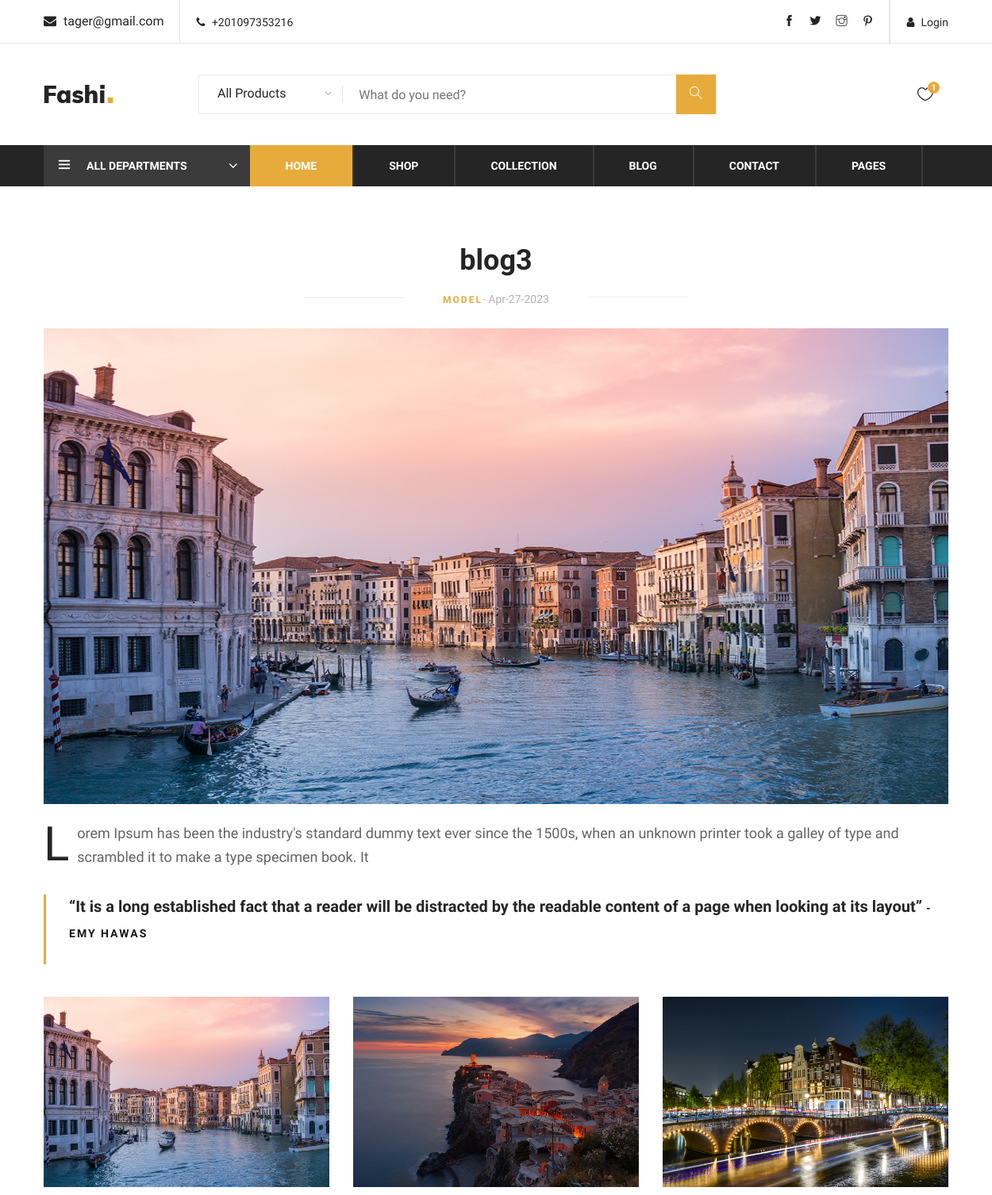
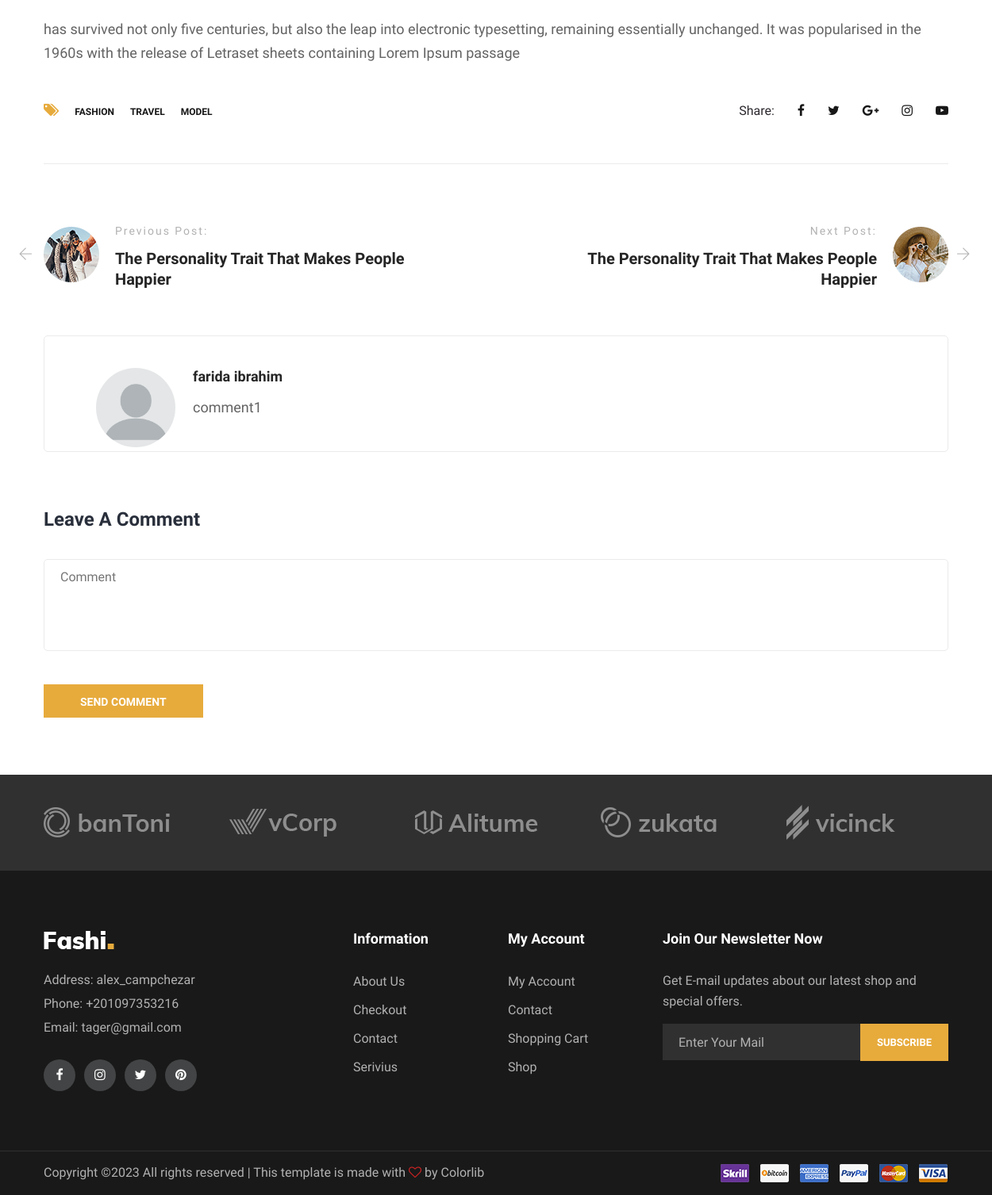
/blog-details.php?id=12, run on the app's committed database (2 pictures, top to bottom).
### tables this page shows
CREATE TABLE `category_blog` (
  `id` int(11) NOT NULL,
  `cb_name` varchar(50) NOT NULL
);

CREATE TABLE `side_info` (
  `id` int(11) NOT NULL,
  `site_name` varchar(50) NOT NULL,
  `site_image` text NOT NULL,
  `site_address` varchar(50) NOT NULL,
  `site_location` text NOT NULL,
  `site_phone` varchar(30) NOT NULL,
  `site_email` varchar(50) NOT NULL,
  `site_facebook` varchar(50) NOT NULL,
  `site_twitter` varchar(50) NOT NULL,
  `site_pinterest` varchar(50) NOT NULL,
  `site_instagram` varchar(50) NOT NULL
);

CREATE TABLE `blog` (
  `id` int(11) NOT NULL,
  `title` varchar(100) NOT NULL,
  `detalis` text NOT NULL,
  `images` text NOT NULL,
  `quote` text DEFAULT NULL,
  `author` varchar(200) DEFAULT NULL,
  `date` date NOT NULL DEFAULT current_timestamp(),
  `category_blog_id` int(11) NOT NULL
);

CREATE TABLE `comments` (
  `id` int(11) NOT NULL,
  `comment` text NOT NULL,
  `blog_id` int(11) NOT NULL,
  `user_id` int(11) NOT NULL,
  `created_at` timestamp NOT NULL DEFAULT current_timestamp() ON UPDATE current_timestamp()
);

CREATE TABLE `users` (
  `id` int(11) NOT NULL,
  `first_name` varchar(50) NOT NULL,
  `last_name` varchar(50) NOT NULL,
  `email` varchar(50) NOT NULL,
  `password` text NOT NULL,
  `image` varchar(255) DEFAULT NULL
);

### blog-details.php (the view, shortened to what the rows shown need)
<?php include('design_website/header.php');
  $id= $_GET['id'];
  $select_blog_row = "SELECT * FROM blog WHERE id =$id";
  $rsl_blog_row = $conn->query($select_blog_row);
  $blog_row=$rsl_blog_row ->fetch_assoc();
    $date = date_create($blog_row['date']);
    $date = date_format($date,"M-d-Y");
  $select_blog_cate = "SELECT id , cb_name FROM category_blog";
  $rsl_blog_cate = $conn->query($select_blog_cate);
  foreach($rsl_blog_cate  as $row_blog_cate){
  if($blog_row['category_blog_id'] == $row_blog_cate['id']){
?>
    <header class="header-section">
      <?php include('design_website/header_top.php');?>
      <?php include('design_website/navbar.php');?>
    </header>
    <section class="blog-details spad">
        <div class="container">
            <div class="row">
                <div class="col-lg-12">
                    <div class="blog-details-inner">
                        <div class="blog-detail-title">
                            <h2><?=$blog_row['title']?></h2>
                            <p><?=$row_blog_cate['cb_name']?><span>- <?=$date?></span></p>
                        </div>
<?php
    }
 }
?>
                        <div class="blog-quote">
                            <p>“<?=$blog_row['quote']?>” <span>- <?=$blog_row['author']?></span></p>
                        </div>
                        <div class="tag-share">
                            <div class="details-tag">
                                <ul>
                                    <li><i class="fa fa-tags"></i></li>
<?php
 $select_blog_cates = "SELECT id , cb_name FROM category_blog";
  $rsl_blog_cates = $conn->query($select_blog_cates);
  foreach($rsl_blog_cates  as $row_blog_cates){
?>
                                    <li><?=$row_blog_cates['cb_name']?></li>
<?php
}
?>
                                </ul>
                            </div>
                        </div>
                    <div id="add_comment" >
<?php
$select_comments = "SELECT * FROM comments WHERE blog_id = $id ORDER BY id DESC LIMIT 5";
$rsl_comments = $conn->query($select_comments);
foreach($rsl_comments  as $row_comment){
    $user_id = $row_comment['user_id'];
    $select_user = "SELECT first_name,last_name,image FROM users WHERE id = $user_id";
    $rsl_user = $conn->query($select_user );
    $user_row = $rsl_user->fetch_assoc();
?>
                        <div class="posted-by " style="margin-bottom: 1rem;">
                            <div class="pb-pic">
                                <?php
                                if($user_row['image'] == null){
                                ?>
                                <img src="images/users/profile-picture.png" alt="" width="100rem" style="border-radius: 50%;">
                                <?php }else{ ?>
                                <img src="<?=$user_row['image']?>" alt="">
                                <?php } ?>
                            </div>
                            <div class="pb-text">
                                <a href="#">
                                    <h5><?=$user_row['first_name']." ".$user_row['last_name']?></h5>
                                </a>
                                <p><?=$row_comment['comment']?></p>
                            </div>
                        </div>
<?php } ?>
                        </div>
                    </div>
                </div>
            </div>
        </div>
    </section>
    <?php include('design_website/footer.php');?>

### design_website/header_top.php (shortened to what the rows shown need)
<?php
$select_info="SELECT * FROM side_info";
$rslt_info=$conn->query($select_info);
$row_info=$rslt_info->fetch_assoc();
?>
<div class="header-top">
                <div class="container">
                <div class="<?php if(isset($_SESSION['user_web'])) echo 'ht-right';?>">
                <div class="ht-left">
                    <div class="mail-service">
                        <i class=" fa fa-envelope"></i>
                       <?=$row_info['site_email'];?>
                    </div>
                    <div class="phone-service">
                        <i class=" fa fa-phone"></i>
                        <?=$row_info['site_phone'];?>
                    </div>
                </div>
                <div class="ht-right">
                   <?php if (isset($_SESSION['user_web'])){?>
                   <a href="design_functions/logout.php" class="login-panel" >Logout</a>
                   <?php } else{?>
                   <a href="login.php" class="login-panel"><i class="fa fa-user"></i>Login</a>
                   <?php }?>
                    <div class="top-social">
                        <a href="<?=$row_info['site_facebook'];?>"><i class="ti-facebook"></i></a>
                        <a href="<?=$row_info['site_twitter'];?>"><i class="ti-twitter-alt"></i></a>
                        <a href="<?=$row_info['site_instagram'];?>"><i class="ti-instagram"></i></a>
                        <a href="<?=$row_info['site_pinterest'];?>"><i class="ti-pinterest"></i></a>
                    </div>
                </div>
                </div>
            </div>
        </div>
        <div class="container">
            <div class="inner-header">
                <div class="row">
                    <div class="col-lg-2 col-md-2">
                        <div class="logo">
                            <a href="./index.php">
                                <img src="img/logo.png" alt="">
                            </a>
                        </div>
                    </div>
                    <div class="col-lg-7 col-md-7"  >
                        <div class="advanced-search"  style="position: relative;">
                            <button type="button" class="category-btn">All Products &nbsp;&nbsp;  </button>
                            <div class="input-group">
                                <input type="text" placeholder="What do you need?" class="search_product">
                                <button type="button"><i class="ti-search"></i></button>
                            </div>
                        </div>
                        <div class="rslt_serch p-3 px-4 " style="z-index:33; position:absolute; top:55px ; left:35px; width:89%; " >
                        </div>
                    </div>
                    <div class="col-lg-3 text-right col-md-3">
                        <ul class="nav-right" style="display:<?=$display_none?>;"  >
                            <li class="heart-icon">
                                <a href="#">
                                    <i class="icon_heart_alt"></i>
                                    <span>1</span>
                                </a>
                            </li>
                        </ul>
                    </div>
                </div>
            </div>
        </div>

### design_website/navbar.php (shortened to what the rows shown need)
<div class="nav-item">
            <div class="container ">
                <div class="nav-depart">
                    <div class="depart-btn">
                        <i class="ti-menu"></i>
                        <span>All departments</span>
                    </div>
                </div>
                <nav class="nav-menu mobile-menu">
                    <ul>
                        <li class="active"><a href="./index.php">Home</a></li>
                        <li><a href="shop.php">Shop</a></li>
                        <li><a href="#">Collection</a>
                        </li>
                        <li><a href="blog.php">Blog</a></li>
                        <li><a href="contact.php">Contact</a></li>
                        <li><a href="#">Pages</a>
                        </li>
                    </ul>
                </nav>
            </div>
        </div>

### design_website/footer.php (shortened to what the rows shown need)
<footer class="footer-section">
        <div class="container">
            <div class="row">
                <div class="col-lg-3">
                    <div class="footer-left">
                        <ul>
                            <li>Address: <?=$row_info['site_address'];?></li>
                            <li>Phone: <?=$row_info['site_phone'];?></li>
                            <li>Email: <?=$row_info['site_email'];?></li>
                        </ul>
                    </div>
                </div>
            </div>
        </div>
</footer>
</body>
</html>

### data on the page
category_blog: side_info.site_email "tager@gmail.com", side_info.site_phone "+201097353216", cb_name "MODEL"
blog: title "blog3", date "Apr-27-2023", quote "It is a long established fact that a reader will be distracted by the readable content of a page when looking at its layout", author "EMY HAWAS"
category_blog: cb_name "FASHION"
category_blog: cb_name "TRAVEL"
comments: user.first_name "farida", user.last_name "ibrahim", comment "comment1"
side_info: site_address "alex_campchezar", site_phone "+201097353216", site_email "tager@gmail.com"

### other printed values
$start_blog "Lorem Ipsum has been the industry's standard dummy text ever since the 1500s, when an unknown printer took a galley of type and scrambled it to make a type specimen book. It"
